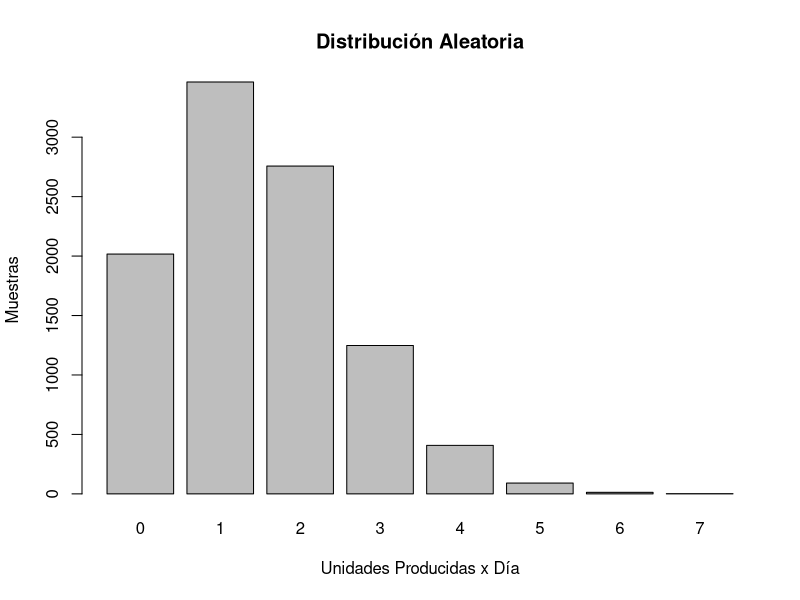

The R script that drew this image: (Note: this script raises an error after producing the figure.)
"
Una maquina de ensamblaje, tiene una probabilidad de 0.15 de ensamblar de forma defectuosa una una unidad. 
Si la producción de una unidad es totaltamente independiente de las demás y al día se producen 10 unidades:
  
set.seed(0202)
a) Grafica la función de distribución de la variable aleatoria. (Asume que se obtienen 10,000 muestras)
b) ¿Cuál es la probabilidad de que se produzcan dos unidades defectuosas?
  
c) ¿Cuál es la probabilidad de que a lo mucho 4 unidades sean defectuosas?
  
d) ¿Cuál es la probabiliad de que por lo menos tres unidades se encuentren defectuosa?
  
e) ¿Cuál es la probabilidad de que entre 2 y 4 unidades se encuentren defectuosas?
  
f) ¿Cuál es el número esperado de unidades defectuosas? ¿Con qué variación?
"

p <- 0.15
s <- 10
n <- 10000

set.seed(0202)

# a)

binom <- rbinom(n, s, p)

barplot(table(binom),length(binom),
        main = 'Distribución Aleatoria', 
        xlab = 'Unidades Producidas x Día',
        ylab = 'Muestras')

# b)

# pbinom(x = 2, size = 10, prob = 0.15)
x <- dbinom(2, s, p)
x <- round(x * 100, 2)
sprintf('R: %0.2f%%', x)
# 82.02%

# c)
x <- pbinom(4, s, p)
x <- round(x * 100, 2)
sprintf('R: %0.2f%%', x)

# d)
x <- pbinom(3, s, p, lower.tail = TRUE) 
# 1 - pbinom(2, s, p)
x <- round(x * 100, 2)
sprintf('R: %0.2f%%', x)

# e)
x <- pbinom(4, s, p, lower.tail = TRUE) - pbinom(1, s, p, lower.tail = TRUE)
# P(X <= b) - P(X <= a) = P(a < X <= b)
x <- round(x * 100, 2)
sprintf('R: %0.2f%%', x)

# g)
mean(bnimom)
sd(bnimom)
